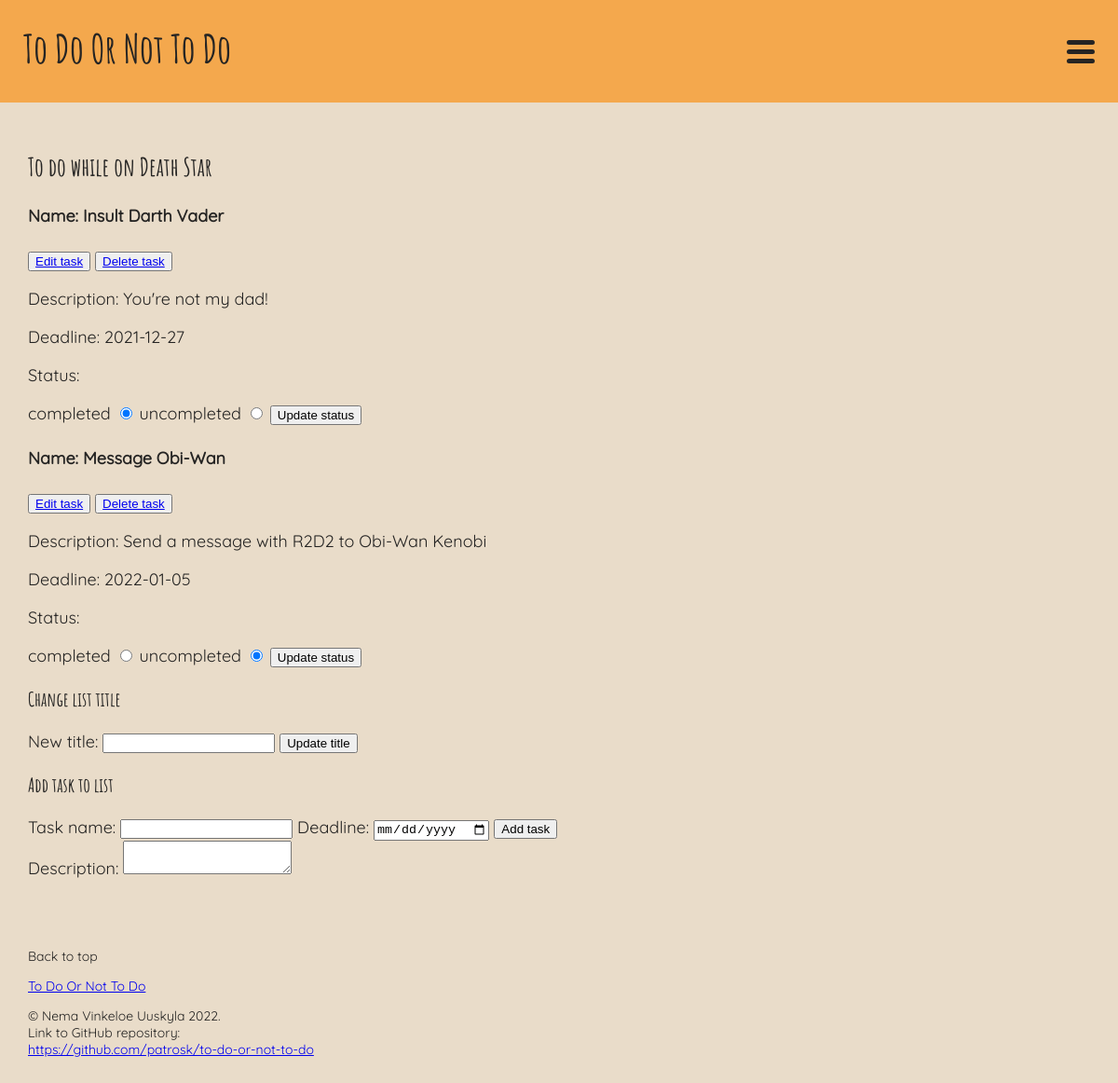
The app's page /single_list.php?id=18 (signed in), older data.
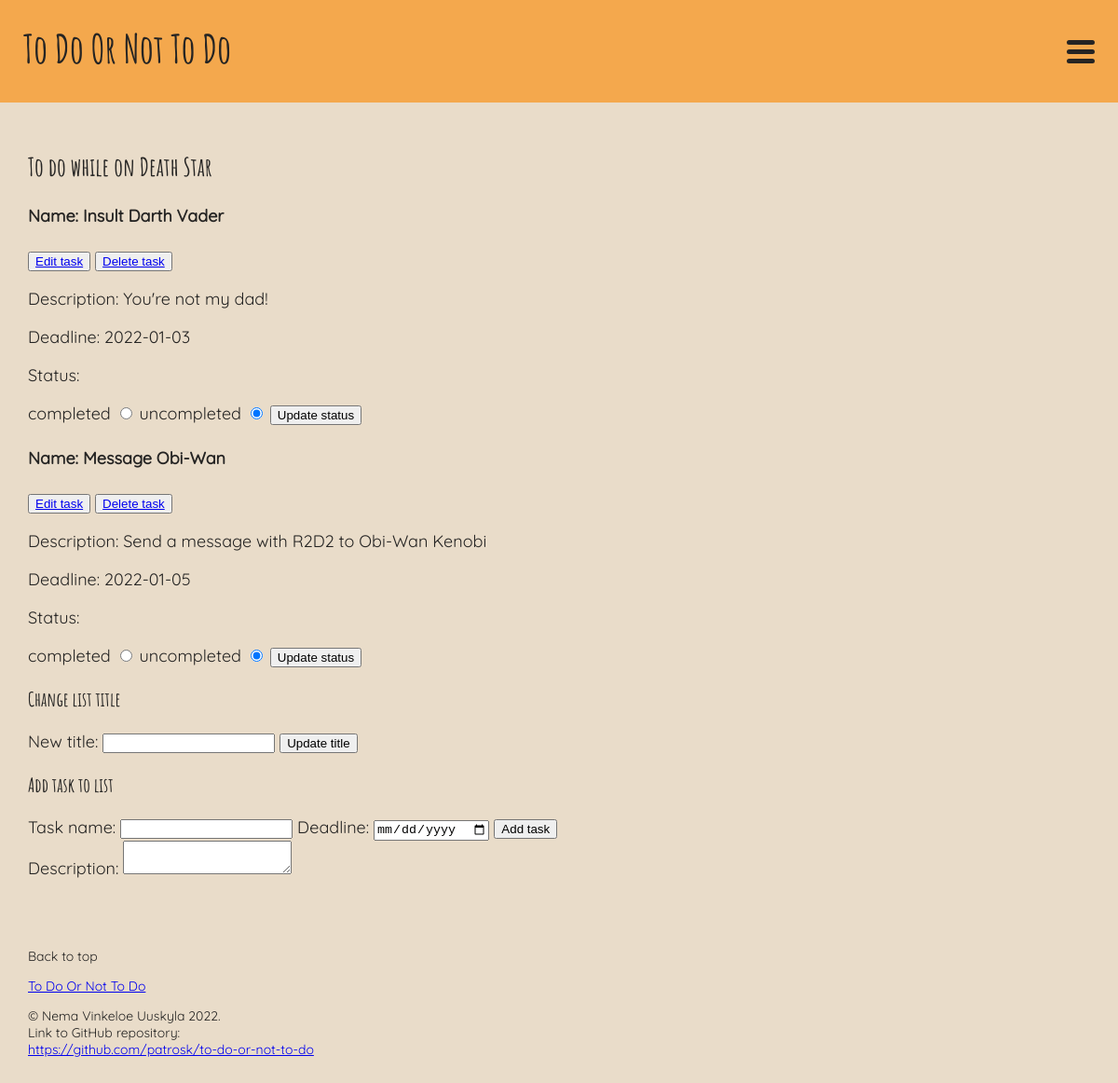
The same page, newer data.
### tables this page shows
CREATE TABLE lists (
	id INTEGER PRIMARY KEY AUTOINCREMENT,
	title VARCHAR,
	user_id VARCHAR,
	FOREIGN KEY (user_id) REFERENCES users(id)
);

CREATE TABLE tasks (
	id INTEGER PRIMARY KEY AUTOINCREMENT,
	user_id INTEGER,
	list_id INTEGER,
	name VARCHAR,
	description VARCHAR,
	created_at DATETIME,
	deadline_at DATETIME,
	completed_at DATETIME,
	FOREIGN KEY (user_id) REFERENCES users(id), 
	FOREIGN KEY (list_id) REFERENCES lists(id)
);

### app/config.php (called while the page is built, shortened)
<?php
return [
    'title' => 'To Do Or Not To Do',
    'database_path' => sprintf('sqlite:%s/database/database.db', __DIR__),
];

### app/autoload.php (called while the page is built, shortened)
<?php
require __DIR__ . '/config.php';
require __DIR__ . '/functions.php';
$config = require __DIR__ . '/config.php';

### app/functions.php (called while the page is built, shortened)
<?php
function get_lists(object $database)
{
    $user_id = $_SESSION['user']['id'];
    $statement = $database->prepare("SELECT * FROM lists WHERE user_id = :id");
    $statement->bindParam(':id', $user_id, PDO::PARAM_INT);
    $statement->execute();
    $lists = $statement->fetchAll(PDO::FETCH_ASSOC);
    return $lists;
}
function get_tasks_from_list(object $database, $list_id)
{
    $user_id = $_SESSION['user']['id'];
    $statement = $database->prepare("SELECT * FROM tasks WHERE user_id = :user_id AND list_id = :list_id");
    $statement->bindParam(':user_id', $user_id, PDO::PARAM_INT);
    $statement->bindParam(':list_id', $list_id, PDO::PARAM_INT);
    $statement->execute();
    $tasks = $statement->fetchAll(PDO::FETCH_ASSOC);
    return $tasks;
}
function task_status($task)
{
    if (isset($task['completed_at'])) {
        $status['completed'] = 'checked';
        $status['uncompleted'] = '';
    } else {
        $status['completed'] = '';
        $status['uncompleted'] = 'checked';
    }
    return $status;
}

### single_list.php (the view, shortened to what this page needs)
<?php
require __DIR__ . '/app/autoload.php';
require __DIR__ . '/views/header.php';
require __DIR__ . '/views/navigation.php';
?>
<?php
$id = $_GET['id'];
$lists = get_lists($database);
$tasks = get_tasks_from_list($database, $id);
foreach ($lists as $list) : ?>
    <?php if ($list['id'] == $id) : ?>
        <h2><?= $list['title'] ?></h2>
    <?php endif ?>
<?php endforeach ?>
<?php
foreach ($tasks as $task) : ?>
    <?php $status = task_status($task); ?>
    <h4>Name: <?= $task['name'] ?></h4>
    <button>
        <a href="/edit_task.php?id=<?= $id ?>&task_id=<?= $task['id'] ?>">Edit task</a>
    </button>
    <button>
        <a href="/app/tasks/delete.php?id=<?= $id ?>&task_id=<?= $task['id'] ?>">Delete task</a>
    </button>
    <p>Description: <?= $task['description'] ?></p>
    <p>Deadline: <?= $task['deadline_at'] ?></p>
    <p>Status:</p>
    <form action="/app/tasks/status.php?list_id=<?= $id ?>&task_id=<?= $task['id'] ?>" method="post">
        <label for="completed">completed</label>
        <input name="status" id="completed" value="completed" type="radio" <?= $status['completed'] ?>>
        <label for="uncompleted">uncompleted</label>
        <input name="status" id="uncompleted" value="uncompleted" type="radio" <?= $status['uncompleted'] ?>>
        <button type="submit">Update status</button>
    </form>
<?php endforeach ?>
<h3>Change list title</h3>
<form action="/app/lists/update.php?id=<?= $id ?>" method="post">
    <label for="title">New title: </label>
    <input name="title" id="title" type="text">
    <button type="submit">Update title</button>
</form>
<h3>Add task to list</h3>
<form action="/app/tasks/create.php?id=<?= $id ?>" method="post" id="new_task">
    <label for="name">Task name: </label>
    <input name="name" id="name" type="text">
    <label for="deadline">Deadline: </label>
    <input name="deadline" id="deadline" type="date">
    <button type="submit">Add task</button>
</form>
<label for="description">Description: </label>
<textarea name="description" id="description" form="new_task"></textarea>
<?php require __DIR__ . '/views/footer.php';

### views/header.php (shortened to what this page needs)
<!DOCTYPE html>
<html lang="en">
<head>
    <link rel="stylesheet" href="../assets/styles/header.css">
    <link rel="stylesheet" href="../assets/styles/navigation.css">
    <link rel="stylesheet" href="../assets/styles/style.css">
    <link rel="stylesheet" href="../assets/styles/footer.css">
</head>
<body>

### views/navigation.php (shortened to what this page needs)
<header>
    <nav>
        <a class="title" href="/index.php"><?= $config['title'] ?></a>
        <div class="dropdown">
            <button class="dropbtn">
                <div class="hamburger">
                    <div></div>
                    <div></div>
                    <div></div>
                </div>
            </button>
        </div>
    </nav>
</header>
<main>

### views/footer.php (shortened to what this page needs)
</main>
<footer>
    <p>Back to top</p>
    <a href="/index.php"><?= $config['title'] ?></a>
    <p>© Nema Vinkeloe Uuskyla 2022.<br>
        Link to GitHub repository:<br>
        <a href="https://github.com/patrosk/to-do-or-not-to-do">https://github.com/patrosk/to-do-or-not-to-do</a>
    </p>
</footer>
</body>
</html>

### assets/styles/header.css (style rules this page uses)
* { box-sizing: border-box; }
:root { --whiteish: #f9f3ed; --creme: #e9dcc9; --light-orange: #f4a84d; --bright-orange: #ff9900; --dark-orange: #df5e00; --blackish: #252423; }
body { margin: 0; font-size: 18px; font-family: 'Quicksand'; }
@media (prefers-color-scheme: light) { body { background-color: var(--creme); color: var(--blackish); } }
main, footer { padding: 30px; }
h1, h2, h3 { font-family: 'Amatic'; }

### assets/styles/navigation.css (style rules this page uses)
nav { background-color: var(--light-orange); width: 100vw; height: 110px; display: flex; justify-content: space-between; padding: 25px; }
.title { text-decoration: none; font-family: 'Amatic'; font-size: 42px; color: var(--blackish); }
.dropbtn { all: unset; }
.dropdown { display: flex; }
.hamburger { display: flex; flex-direction: column; gap: 5px; }
.hamburger div { height: 5px; width: 30px; background-color: var(--blackish); border-radius: 6px; }

### assets/styles/footer.css (style rules this page uses)
footer { font-size: 14px; }

Row changes from the older to the newer data that the page shows:
changed tasks "Insult Darth Vader": deadline_at "2021-12-27" → "2022-01-03"; status "☑ completed" → "☐ completed"; status "☐ uncompleted" → "☑ uncompleted"
